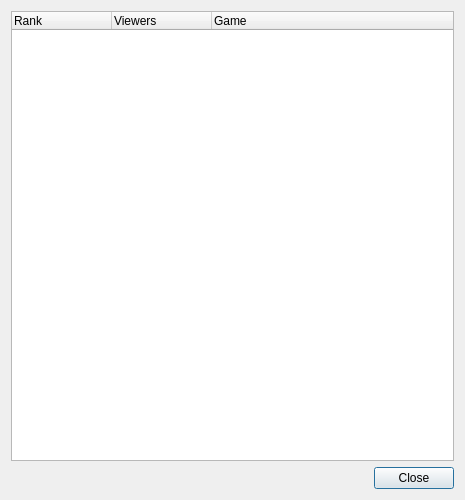
<?xml version="1.0" encoding="UTF-8"?>
<ui version="4.0">
 <class>dialogGameStats</class>
 <widget class="QDialog" name="dialogGameStats">
  <property name="geometry">
   <rect>
    <x>0</x>
    <y>0</y>
    <width>465</width>
    <height>500</height>
   </rect>
  </property>
  <property name="windowTitle">
   <string>twitcher - Game stats</string>
  </property>
  <property name="windowIcon">
   <iconset resource="twitcher.qrc">
    <normaloff>:/images/bird.png</normaloff>:/images/bird.png</iconset>
  </property>
  <layout class="QGridLayout" name="gridLayout">
   <item row="0" column="0" colspan="2">
    <widget class="QTreeWidget" name="treeWidgetGameStats">
     <property name="alternatingRowColors">
      <bool>true</bool>
     </property>
     <property name="columnCount">
      <number>3</number>
     </property>
     <column>
      <property name="text">
       <string>Rank</string>
      </property>
     </column>
     <column>
      <property name="text">
       <string>Viewers</string>
      </property>
     </column>
     <column>
      <property name="text">
       <string>Game</string>
      </property>
     </column>
    </widget>
   </item>
   <item row="1" column="0">
    <spacer name="horizontalSpacer">
     <property name="orientation">
      <enum>Qt::Horizontal</enum>
     </property>
     <property name="sizeHint" stdset="0">
      <size>
       <width>40</width>
       <height>20</height>
      </size>
     </property>
    </spacer>
   </item>
   <item row="1" column="1">
    <widget class="QPushButton" name="pushButtonClose">
     <property name="text">
      <string>Close</string>
     </property>
    </widget>
   </item>
  </layout>
 </widget>
 <resources>
  <include location="twitcher.qrc"/>
 </resources>
 <connections/>
</ui>
